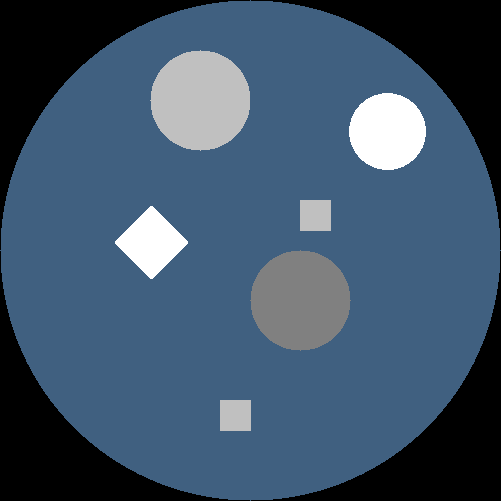
#> input picture phantom.bmp, 501 x 501 px
$ python hw2.py
#> lines starting #> are read from the running program, lines starting #| are printed output that depends on the picture
### hw3.py
#!/usr/bin/env python
# -*- coding: utf-8 -*-
# @Time : 2025/10/7 22:28
# @Author : 箴澄
# @Func：算数迭代方法
# @File : hw3.py
# @Software: PyCharm
"""
对图片进行平行投影，投影步进为9度（一个圆周为360度），一共投影20次。
采用ART/SART/SIRT方法进行数据重建。要求：
    1. 将所有投影数据整合成灰度图像显示；
    2. 显示最终的重建图像；
    3. 计算重建图像和原始图像之间的MSE，对比用傅里叶重建法/投影滤波法/滤波投影法得到的结果；
    4. 提出降低MSE的思路并进行尝试；
"""

import numpy as np
import cv2
import os
import matplotlib.pyplot as plt

def load_image(path):
    """读取图像并转为灰度图"""
#> called with path = 'phantom.bmp'
    img = cv2.imread(path, cv2.IMREAD_GRAYSCALE)
#> img: shape (501, 501); min 0, max 255, mean 80.4
    if img is None:
        raise FileNotFoundError(f"无法读取图像: {path}")

    return img

def parallel_projection(img, theta_deg, width=1.0):
    """
    近似平行投影
    - img: 2D 灰度图像（numpy array）
    - theta_deg: 投影角度，度
    - width: 条带宽（像素），默认 1.0，相当于 half=0.5（半宽）
    返回:
      projection: 1D array，长度 = diag_length (整型)
    """
    img_rows, img_cols = img.shape
    x_centers = np.arange(img_cols) - (img_cols - 1) / 2.0
    y_centers = np.arange(img_rows) - (img_rows - 1) / 2.0
    # X[r,c] 给出像素 (r,c) 的 x 坐标；Y[r,c] 给出像素 (r,c) 的 y 坐标
    X, Y = np.meshgrid(x_centers, y_centers)   # both shape (img_rows, img_cols)
    diag_length = int(np.ceil(np.hypot(img_rows, img_cols)))
    s_coords = np.linspace(-(diag_length - 1) / 2.0, (diag_length - 1) / 2.0, diag_length)
    theta = np.deg2rad(theta_deg)
    # X_rot 表示每个像素中心在投影轴上的坐标 s = x*cosθ - y*sinθ, cuz y 轴是向下的
    X_rot = X * np.cos(theta) - Y * np.sin(theta)

    half = width / 2.0
    projection = np.zeros_like(s_coords)
    for i, s in enumerate(s_coords):
        # mask 表示哪些像素的投影坐标落在 [s-half, s+half)
        mask = np.abs(X_rot - s) <= half
        # 累加被选像素的强度
        projection[i] = np.sum(img[mask])

    return projection

def generate_sinogram(img, thetas, width=1.0):
    """
    对一组角度生成 sinogram
    返回数组形状: (num_angles, diag_length)
    """
    projs = [parallel_projection(img, th, width=width) for th in thetas]
    sinogram = np.vstack(projs)  # 每行对应一个角度
    return sinogram

# [118 lines left out: functions reconstruct_ART, reconstruct_SART, reconstruct_SIRT, not called in this run]

def compute_mse(img1, img2):
    return float(np.mean((img1 - img2) ** 2))

# [67 lines left out: function main, not called in this run]


# [14 lines that do not run on import are left out]

### hw2.py
#!/usr/bin/env python
# -*- coding: utf-8 -*-
# @Time : 2025/9/29 20:20
# @Author : 箴澄
# @Func：反投影滤波法BPF
# @File : hw2.py
# @Software: PyCharm
"""
对附件中的图片进行平行投影，投影步进为1度（一个圆周为360度），一共投影180次。
采用滤波投影/投影滤波方法（学号为奇数的同学采用滤波投影法，学号为偶数的同学采用投影滤波法）进行数据重建。
要求：
    1. 将所有投影数据整合成灰度图像显示；
    2. 显示最终的重建图像；
    3. 计算重建图像和原始图像之间的MSE；
    4. 提出降低MSE的思路并进行尝试；
    5. 提交包含详细注释的全部源代码和报告（源代码以压缩包形式提交，报告以pdf文件提交）。
"""
import numpy as np
import cv2
import os
import matplotlib.pyplot as plt
from hw3 import load_image, generate_sinogram
from scipy.interpolate import interp1d

def backproject(sinogram, thetas, output_shape, width=1.0):
    """
    简单反投影函数，将sinogram反投影为图像
    参数:
        sinogram: 正弦图，形状为(num_angles, diag_length)
        thetas: 投影角度列表(度)，与sinogram的行对应
        output_shape: 输出图像的形状 (rows, cols)
        width: 条带宽，需与正投影时保持一致，默认1.0
    返回:
        recon: 反投影重建的图像
    """
    img_rows, img_cols = output_shape
    num_angles, diag_length = sinogram.shape

    # 初始化重建图像
    recon = np.zeros(output_shape, dtype=np.float64)

    # 计算像素中心相对于图像中心的坐标
    x_centers = np.arange(img_cols) - (img_cols - 1) / 2.0
    y_centers = np.arange(img_rows) - (img_rows - 1) / 2.0
    X, Y = np.meshgrid(x_centers, y_centers)  # 形状均为(img_rows, img_cols)

    # 生成投影轴s的坐标（与正投影保持一致）
    s_coords = np.linspace(-(diag_length - 1) / 2.0,
                          (diag_length - 1) / 2.0,
                          diag_length)
    s0 = s_coords[0]  # s坐标的起始值
    half = width / 2.0

    # 对每个角度进行反投影
    for i_theta in range(num_angles):
        theta_deg = thetas[i_theta]
        theta = np.deg2rad(theta_deg)

        # 计算该角度下每个像素的投影坐标s = x*cosθ - y*sinθ
        X_rot = X * np.cos(theta) - Y * np.sin(theta)

        # 计算每个像素对应的投影索引
        i_s = np.round(X_rot - s0).astype(int)
        # 确保索引在有效范围内
        i_s = np.clip(i_s, 0, diag_length - 1)

        # 获取当前角度的投影值并反投影到图像
        projection = sinogram[i_theta]
        recon += projection[i_s] # 等价于对每个像素做 recon[r,c] += projection[i_s[r,c]]

    return recon / recon.max()

def cone_filter_2d(img):
    """
    在二维频率域中进行锥形（ramp-like）滤波
    - 输入: 反投影得到的模糊图像 (float)
    - 输出: 滤波后图像 (float, 归一化)
    """
    # 转换到频域
    F = np.fft.fft2(img)
    F_shift = np.fft.fftshift(F)

    H, W = img.shape
    u = np.linspace(-0.5, 0.5, W, endpoint=False)
    v = np.linspace(-0.5, 0.5, H, endpoint=False)
    U, V = np.meshgrid(u, v)
    D = np.sqrt(U**2 + V**2)

    # ---- 构造锥形滤波器 ----
    eps = 1e-6
    cone = D / (D.max() + eps)

    # 为防止低频信息完全丢失，可加入一个微小低频保留系数
    low_gain = 0.05
    H_filter = low_gain + (1 - low_gain) * cone

    # 应用滤波器
    F_filt = F_shift * H_filter
    f_ifft = np.fft.ifft2(np.fft.ifftshift(F_filt))
    f_real = np.real(f_ifft)

    # 归一化
    f_real -= f_real.min()
    if f_real.max() > 0:
        f_real /= f_real.max()

    return f_real, H_filter

def calculate_mse(original, reconstructed):
    """计算原始图像与重建图像的均方误差（MSE）"""
    original = original.astype(np.float64)
    reconstructed = reconstructed.astype(np.float64)
    return np.mean((original - reconstructed) ** 2)

def main(image_path='input_image.png', img_size=128, num_projections = 180, out_dir='output'):
    os.makedirs(out_dir, exist_ok=True)

    im = load_image(image_path)
    imf = im.astype(np.float32) / 255.0
    img = cv2.resize(imf, (img_size, img_size), interpolation=cv2.INTER_AREA)
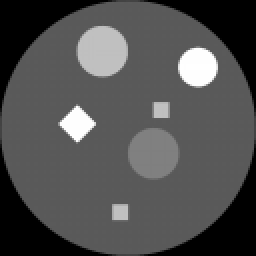
#> img: shape (128, 128) float32 (shown 2 times larger); min 0, max 1, mean 0.315
    rows, cols = img.shape
#> rows = 128; cols = 128
    print(f"原始图像尺寸：{rows}×{cols}")
#| 原始图像尺寸：128×128

    # 生成180次投影（0°~179°，步进1°）
    thetas = np.arange(0, num_projections, 1)  # 投影角度
    print("生成投影数据...")
    projections = generate_sinogram(img, thetas, width=1.0)
#> in generate_sinogram, `projs = [parallel_projection(img, th, width=width) for th in thetas]`: projs = 180 items
    # 保存正弦图
    sinogram_norm = (projections - projections.min()) / (projections.max() - projections.min())
    cv2.imwrite(os.path.join(out_dir, 'sinogram.png'), (sinogram_norm * 255).astype(np.uint8))

    print("正在重建图像...")
    recon_origin = backproject(projections, thetas, (rows, cols))
#> the loop in backproject, `for i_theta in range(num_angles):` made 180 passes
#> pass 1, in backproject, `recon += projection[i_s]`:
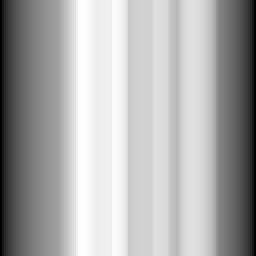
#> recon: shape (128, 128) float64 (shown 2 times larger); min 4.13, max 57.63, mean 40.4; drawn with min black and max white
#> after the loop in backproject, `for i_theta in range(num_angles):`:
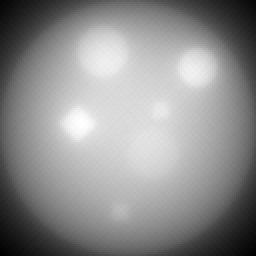
#> recon: shape (128, 128) float64 (shown 2 times larger); min 3464.4, max 10283.1, mean 7265.9; drawn with min black and max white
#> in backproject, `return recon / recon.max()`:
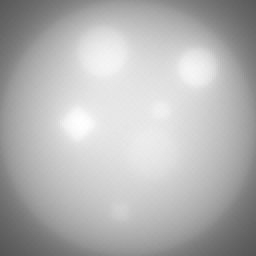
#> returned value: shape (128, 128) float64 (shown 2 times larger); min 0.337, max 1, mean 0.707
    cv2.imwrite(os.path.join(out_dir, 'recon_origin.png'), (recon_origin * 255).astype(np.uint8))
    mse_origin = calculate_mse(img, recon_origin)
#> mse_origin = 0.17
    print(f"未滤波重建图像与原始图像的MSE: {mse_origin:.2f}")
#| 未滤波重建图像与原始图像的MSE: 0.17

    # 2D-FT滤波
    recon_processed, filter = cone_filter_2d(recon_origin)
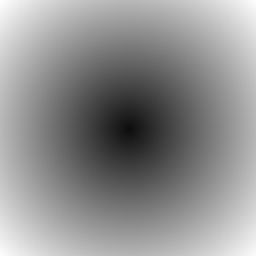
#> filter: shape (128, 128) float64 (shown 2 times larger); min 0.05, max 1, mean 0.564
    mse_ = calculate_mse(img, recon_processed)
#> mse_ = 0.0669
    print(f"重建图像与原始图像的MSE: {mse_:.2f}")
#| 重建图像与原始图像的MSE: 0.07
    # 保存滤波器
    filter_norm = (filter - filter.min()) / (filter.max() - filter.min())
    cv2.imwrite(os.path.join(out_dir, 'cone_filter.png'), (filter_norm * 255).astype(np.uint8))

    # 尝试更多投影角度以降低MSE
    print("尝试增加投影角度数量以降低MSE...")
    extended_thetas = np.arange(0, 360, 1)  # 增加到360次投影
    extended_projections = generate_sinogram(img, extended_thetas, width=1.0)
#> call 2 of generate_sinogram, with thetas = array of shape (360,), width = 1
#> in generate_sinogram (call 2), `projs = [parallel_projection(img, th, width=width) for th in thetas]`: projs = 360 items
#> in generate_sinogram (call 2), `sinogram = np.vstack(projs)`:
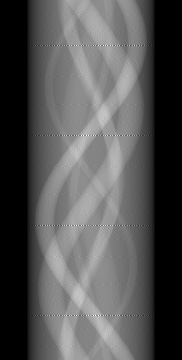
#> sinogram: shape (360, 182) float64; min 0, max 86.78, mean 28.4; drawn with min black and max white
    recon_extended = backproject(extended_projections, extended_thetas, (rows, cols))
#> the loop in backproject (call 2), `for i_theta in range(num_angles):` made 360 passes
#> pass 1, in backproject (call 2), `i_s = np.round(X_rot - s0).astype(int)`:
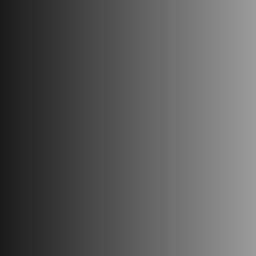
#> i_s: shape (128, 128) int64 (shown 2 times larger); min 27, max 154, mean 90.5
    recon_extended_filtered, _ = cone_filter_2d(recon_extended)
    mse_extended = calculate_mse(img, recon_extended_filtered)
#> mse_extended = 0.0668
    print(f"增加投影角度后的重建图像与原始图像的MSE: {mse_extended:.2f}")
#| 增加投影角度后的重建图像与原始图像的MSE: 0.07


    # 可视化比较结果
    plt.rcParams['font.sans-serif'] = ['SimHei']
    plt.rcParams['axes.unicode_minus'] = False
    plt.figure(figsize=(15, 15))
    # 原始图像
    plt.subplot(2, 2, 1)
    plt.imshow(img, cmap='gray')
    plt.title('原始图像')
    plt.axis('off')
    # 未滤波重建图像
    plt.subplot(2, 2, 2)
    plt.imshow(recon_origin, cmap='gray')
    plt.title(f'未滤波重建图像\nMSE: {mse_origin:.4f}')
    plt.axis('off')
    # 重建图像
    plt.subplot(2, 2, 3)
    plt.imshow(recon_processed, cmap='gray')
    plt.title(f'重建图像\nMSE: {mse_:.4f}')
    plt.axis('off')
    # 增加投影角度后的重建图像
    plt.subplot(2, 2, 4)
    plt.imshow(recon_extended_filtered, cmap='gray')
    plt.title(f'增加投影角度后的重建图像\nMSE: {mse_extended:.4f}')
    plt.axis('off')

    plt.tight_layout()
    plt.savefig(os.path.join(out_dir, 'comparison.png'), dpi=300)
    plt.show()

if __name__ == '__main__':
    main(image_path='phantom.bmp', out_dir='hw2_BPF')
